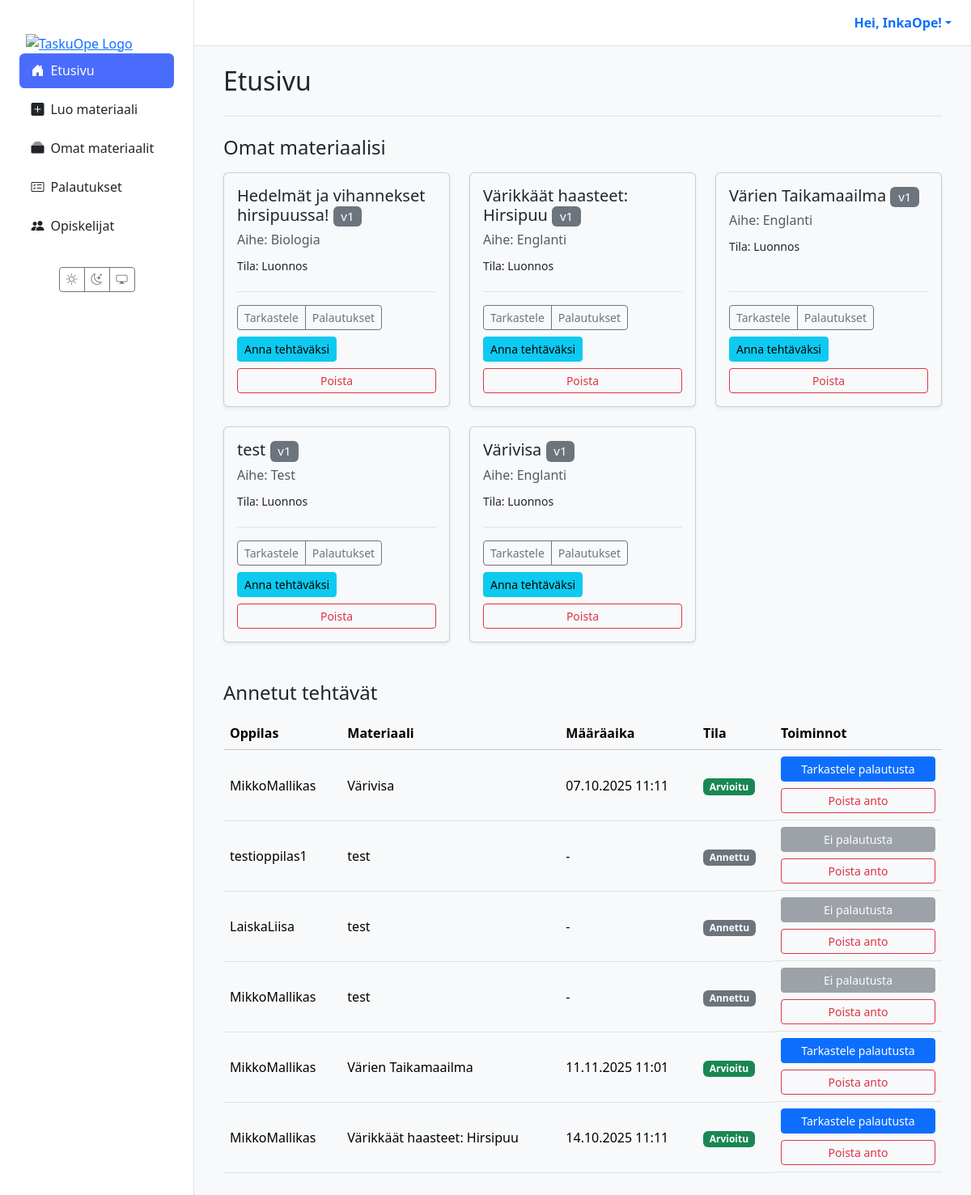
/ (signed in), run on the app's committed database.
### users/models.py (models this page shows)
class CustomUser(AbstractUser):
    class Role(models.TextChoices):
        TEACHER = 'TEACHER', 'Teacher'
        STUDENT = 'STUDENT', 'Student'
    role = models.CharField(max_length=50, choices=Role.choices, default=Role.STUDENT)
    grade_class = models.PositiveSmallIntegerField(
        verbose_name="Luokka-aste",
        null=True,  # Salli tyhjä arvo (esim. opettajat)
        blank=True, # Ei pakollinen lomakkeissa
        choices=[(i, f"{i}. luokka") for i in range(1, 10)] # Valinnat 1-9
    )

### materials/models.py (models this page shows, shortened)
class Material(models.Model):
    class MaterialType(models.TextChoices):
        TASK = 'tehtävä', _('Tehtävä')
        LEARNING_MATERIAL = 'oppimateriaali', _('Oppimateriaali')
        TEST = 'testi', _('Testi')
        EXAM = 'koe', _('Koe')
        VIDEO = 'video', _('Video')
        GAME = 'peli', _('Peli')
    class Status(models.TextChoices):
        DRAFT = 'DRAFT', _('Luonnos')
        PENDING_APPROVAL = 'PENDING', _('Odottaa hyväksyntää')
        APPROVED = 'APPROVED', _('Hyväksytty')
        REJECTED = 'REJECTED', _('Hylätty')
    GRADE_CHOICES = [(str(i), f"{i}. luokka") for i in range(1, 7)]
    id = models.UUIDField(primary_key=True, default=uuid.uuid4, editable=False)
    title = models.CharField(max_length=255, verbose_name=_("Otsikko"))
    content = models.TextField(
        verbose_name=_("Sisältö"),
        help_text=_("Raakasisältö, esim. AI:n tuottama teksti.")
    )
    structured_content = models.JSONField(
        null=True,
        blank=True,
        verbose_name=_("Jäsennelty sisältö"),
        help_text=_("Esim. monivalinnat tai tehtävän rakenne JSON-muodossa.")
    )
    material_type = models.CharField(
        max_length=50,
        choices=MaterialType.choices,
        default=MaterialType.TASK,
        verbose_name=_("Materiaalin tyyppi"),
    )
    subject = models.CharField(max_length=100, null=True, blank=True, verbose_name=_("Aine"))
    grade_level = models.CharField(
        max_length=20,
        choices=GRADE_CHOICES,
        null=True,
        blank=True,
        verbose_name=_("Luokka-aste"),
    )
    audience = models.JSONField(
        null=True,
        blank=True,
        verbose_name=_("Kohderyhmä"),
        help_text=_("Esim. {'learning_styles': ['visuaalinen'], 'languages': ['fi']}")
    )
    author = models.ForeignKey(
        settings.AUTH_USER_MODEL,
        related_name='authored_materials',
        on_delete=models.CASCADE,
        limit_choices_to={'role': 'TEACHER'},
        verbose_name=_("Tekijä (opettaja)"),
    )
    prompt = models.ForeignKey(
        Prompt,
        on_delete=models.SET_NULL,
        null=True,
        blank=True,
        verbose_name=_("Kehoite"),
    )
    status = models.CharField(
        max_length=50,
        choices=Status.choices,
        default=Status.DRAFT,
        verbose_name=_("Tila"),
    )
    version = models.IntegerField(default=1, verbose_name=_("Versio"))
    parent = models.ForeignKey(
        'self',
        on_delete=models.SET_NULL,
        null=True,
        blank=True,
        related_name='versions',
        verbose_name=_("Edellinen versio"),
    )
    created_at = models.DateTimeField(auto_now_add=True, verbose_name=_("Luotu"))
    updated_at = models.DateTimeField(auto_now=True, verbose_name=_("Päivitetty"))
    class Meta:
        verbose_name = _("Materiaali")
        verbose_name_plural = _("Materiaalit")

class Assignment(models.Model):
    class Status(models.TextChoices):
        ASSIGNED = "ASSIGNED", _("Annettu")
        IN_PROGRESS = "IN_PROGRESS", _("Kesken")
        SUBMITTED = "SUBMITTED", _("Palautettu")
        GRADED = "GRADED", _("Arvioitu")
    id = models.UUIDField(primary_key=True, default=uuid.uuid4, editable=False)
    material = models.ForeignKey(Material, on_delete=models.CASCADE, verbose_name=_("Materiaali"))
    student = models.ForeignKey(
        settings.AUTH_USER_MODEL,
        related_name='assignments',
        on_delete=models.CASCADE,
        limit_choices_to={'role': 'STUDENT'},
        verbose_name=_("Oppilas"),
    )
    assigned_by = models.ForeignKey(
        settings.AUTH_USER_MODEL,
        related_name='assigned_tasks',
        on_delete=models.CASCADE,
        limit_choices_to={'role': 'TEACHER'},
        verbose_name=_("Antanut opettaja"),
    )
    due_at = models.DateTimeField(null=True, blank=True, verbose_name=_("Määräaika"))
    status = models.CharField(max_length=20, choices=Status.choices, default=Status.ASSIGNED, verbose_name=_("Tila"))
    draft_response = models.TextField(blank=True, null=True, verbose_name=_("Luonnosvastaus"))
    created_at = models.DateTimeField(auto_now_add=True, verbose_name=_("Luotu"))
    class Meta:
        constraints = [
            models.UniqueConstraint(fields=['material', 'student'], name='unique_assignment_per_student'),
        ]
        indexes = [
            models.Index(fields=['status']),
            models.Index(fields=['due_at']),
            models.Index(fields=['student']),
            models.Index(fields=['assigned_by']),
        ]
        verbose_name = _("Tehtävänanto")
        verbose_name_plural = _("Tehtävänannot")

### materials/views.py (the view, shortened to what this page needs)
# urls.py: path("", views.dashboard_view, name='dashboard'),
@login_required(login_url='kirjaudu')
def dashboard_view(request):
    user = request.user
    if user.role == 'TEACHER':
        materials = Material.objects.filter(author=user)
        assignments = (
            Assignment.objects
            .filter(assigned_by=user)
            .select_related('material', 'student')
            .order_by('-created_at')
        )
        context = {'materials': materials, 'assignments': assignments}
        return render(request, 'dashboard/teacher.html', context)
    return redirect('kirjaudu')

### templates/dashboard/teacher.html (shortened to what this page needs)
{% extends 'partials/base.html' %}
{% load static %}
{% block content %}
<div class="container-fluid">
  <div class="mb-4 border-bottom pb-3">
    <h1 class="h2">Etusivu</h1>
  </div>
  <section class="materials-list mb-5">
    <h2 class="h4 mb-3">Omat materiaalisi</h2>
    <div class="row row-cols-1 row-cols-md-2 row-cols-xl-3 g-4">
      {% for m in materials %}
      <div class="col">
        <div class="card h-100 shadow-sm">
          <div class="card-body d-flex flex-column">
            <h5 class="card-title">
              {{ m.title }} <span class="badge bg-secondary fw-normal">v{{ m.version }}</span>
            </h5>
            <p class="card-subtitle mb-2 text-muted">Aihe: {{ m.subject|default:'Ei määritelty' }}</p>
            <p class="card-text"><small>Tila: {{ m.get_status_display }}</small></p>
            <div class="mt-auto pt-3 border-top">
              <div class="d-flex justify-content-between align-items-center flex-wrap gap-2">
                <div class="btn-group">
                  <a class="btn btn-sm btn-outline-secondary" href="{% url 'material_detail' material_id=m.id %}">Tarkastele</a>
                  <a class="btn btn-sm btn-outline-secondary" href="{% url 'view_submissions' material_id=m.id %}">Palautukset</a>
                </div>
                <a class="btn btn-sm btn-info" href="{% url 'assign_material' material_id=m.id %}">Anna tehtäväksi</a>
              </div>
              <div class="d-grid mt-2">
                <button type="button"
                        class="btn btn-sm btn-outline-danger"
                        data-bs-toggle="modal"
                        data-bs-target="#confirmDeleteModal"
                        data-title="{{ m.title }}"
                        data-action="{% url 'delete_material' material_id=m.id %}">
                  Poista
                </button>
              </div>
            </div>
          </div>
        </div>
      </div>
      {% endfor %}
    </div>
  </section>
  <section class="assignments-list" id="annetut-tehtavat">
    <h2 class="h4 mb-3">Annetut tehtävät</h2>
    <table class="table table-hover align-middle tasks">
      <thead class="table-light">
        <tr>
          <th scope="col">Oppilas</th>
          <th scope="col">Materiaali</th>
          <th scope="col">Määräaika</th>
          <th scope="col">Tila</th>
          <th scope="col">Toiminnot</th>
        </tr>
      </thead>
      <tbody>
        {% for assignment in assignments %}
        <tr>
          <td data-label="Oppilas">{{ assignment.student.get_full_name|default:assignment.student.username }}</td>
          <td data-label="Materiaali">{{ assignment.material.title }}</td>
          <td data-label="Määräaika">{{ assignment.due_at|date:"d.m.Y H:i"|default:"-" }}</td>
          <td data-label="Tila">
            <span class="badge
              {% if assignment.status == 'GRADED' %}bg-success
              {% elif assignment.status == 'SUBMITTED' %}bg-primary
              {% elif assignment.status == 'IN_PROGRESS' %}bg-warning text-dark
              {% else %}bg-secondary{% endif %}">
              {{ assignment.get_status_display }}
            </span>
          </td>
          <td data-label="Toiminnot" class="d-grid gap-2">
            {% with sub=assignment.submissions.last %}
              {% if sub %}
                <a class="btn btn-sm btn-primary" href="{% url 'grade_submission' submission_id=sub.id %}">
                  Tarkastele palautusta
                </a>
              {% else %}
                <button class="btn btn-sm btn-secondary" disabled>Ei palautusta</button>
              {% endif %}
            {% endwith %}
            <button type="button"
                    class="btn btn-sm btn-outline-danger"
                    data-bs-toggle="modal"
                    data-bs-target="#confirmUnassignModal"
                    data-title="{{ assignment.material.title }} – {{ assignment.student.get_full_name|default:assignment.student.username }}"
                    data-action="{% url 'unassign' assignment_id=assignment.id %}">
              Poista anto
            </button>
          </td>
        </tr>
        {% empty %}
        <tr>
          <td colspan="5" class="text-center">
            <div class="alert alert-secondary mb-0">Et ole vielä antanut yhtään tehtävää.</div>
          </td>
        </tr>
        {% endfor %}
      </tbody>
    </table>
  </section>
</div>
{% endblock %}

### templates/partials/base.html (shortened to what this page needs)
{% load static %}
<!DOCTYPE html>
<html lang="fi" data-bs-theme="light">
<head>
  <link href="https://cdn.jsdelivr.net/npm/bootstrap@5.3.2/dist/css/bootstrap.min.css" rel="stylesheet">
  <link rel="stylesheet" href="https://cdn.jsdelivr.net/npm/bootstrap-icons@1.11.3/font/bootstrap-icons.min.css">
  <link rel="stylesheet" href="{% static 'css/style.css' %}">
</head>
<body>
  <div class="main-layout-container">
    <aside class="sidebar d-none d-lg-flex flex-column">
      <div class="flex-column w-100">
        <a href="{% url 'dashboard' %}" class="px-3 pt-3 d-block"><img src="{% static 'images/logo1.png' %}" alt="TaskuOpe Logo" class="img-fluid"></a>
        {% with nm=request.resolver_match.url_name %}
        <nav class="nav nav-pills flex-column mb-4 px-2">
          <a href="{% url 'dashboard' %}" class="nav-link {% if nm == 'dashboard' %}active{% endif %}"><i class="bi bi-house-door-fill me-2"></i>Etusivu</a>
          {% if request.user.is_authenticated and request.user.role == 'STUDENT' %}
            <a href="{% url 'student_assignments' %}" class="nav-link {% if nm == 'student_assignments' %}active{% endif %}"><i class="bi bi-list-check me-2"></i>Omat tehtävät</a>
            <a href="{% url 'student_games' %}" class="nav-link {% if nm == 'student_games' %}active{% endif %}"><i class="bi bi-controller me-2"></i>Pelit</a>
            <a href="{% url 'student_grades' %}" class="nav-link {% if nm == 'student_grades' %}active{% endif %}"><i class="bi bi-award me-2"></i>Palautukset & arvioinnit</a>
          {% elif request.user.is_authenticated and request.user.role == 'TEACHER' %}
            <a href="{% url 'create_material' %}" class="nav-link {% if nm == 'create_material' %}active{% endif %}"><i class="bi bi-plus-square-fill me-2"></i>Luo materiaali</a>
            <a href="{% url 'material_list' %}" class="nav-link {% if nm == 'material_list' %}active{% endif %}"><i class="bi bi-collection-fill me-2"></i>Omat materiaalit</a>
            <a href="{% url 'view_all_submissions' %}" class="nav-link {% if nm == 'view_all_submissions' %}active{% endif %}"><i class="bi bi-card-checklist me-2"></i>Palautukset</a>
            <a href="{% url 'teacher_student_list' %}" class="nav-link {% if nm == 'teacher_student_list' %}active{% endif %}"><i class="bi bi-people-fill me-2"></i>Opiskelijat</a>
          {% endif %}
        </nav>
        {% endwith %}
        <div class="mt-auto text-center pb-3">
          <div class="btn-group"><button id="theme-light" class="btn btn-outline-secondary btn-sm"><i class="bi bi-sun"></i></button><button id="theme-dark" class="btn btn-outline-secondary btn-sm"><i class="bi bi-moon-stars"></i></button><button id="theme-system" class="btn btn-outline-secondary btn-sm"><i class="bi bi-display"></i></button></div>
        </div>
      </div>
    </aside>
    <div class="main-content-wrapper">
      <header class="main-header d-none d-lg-flex justify-content-end align-items-center px-4 py-3">
        <div class="dropdown">
          <a href="#" class="d-flex align-items-center text-decoration-none dropdown-toggle" data-bs-toggle="dropdown">
            <strong>Hei, {{ user.get_full_name|default:user.username }}!</strong>
          </a>
        </div>
      </header>
      <main class="page-content">
        {% block content %}{% endblock %}
      </main>
    </div>
  </div>
</body>
</html>

### TaskuOpe/static/css/style.css (style rules this page uses)
:root { --sidebar-width: 240px; }
[data-bs-theme="light"] { --bg-color: #f8f9fa; --card-bg-color: #ffffff; --text-color: #212529; --border-color: #dee2e6; --bs-body-bg: var(--bg-color); --bs-body-color: var(--text-color); --bs-border-color: var(--border-color); --bs-card-bg: var(--card-bg-color); }
html, body { height: 100%; overflow: hidden; }
.main-layout-container { display: flex; flex-direction: row; height: 100%; width: 100%; background-color: var(--bs-body-bg); }
.sidebar { width: var(--sidebar-width); flex-shrink: 0; height: 100vh; overflow-y: auto; background-color: var(--card-bg-color); border-right: 1px solid var(--border-color); padding: 1.5rem 1rem; }
.main-content-wrapper { flex-grow: 1; display: flex; flex-direction: column; height: 100vh; overflow: hidden; }
.main-header { flex-shrink: 0; background-color: var(--card-bg-color); border-bottom: 1px solid var(--border-color); padding: 0.75rem 1.5rem; }
.page-content { flex-grow: 1; overflow-y: auto; padding: 1.5rem; }
.sidebar .nav-link { color: var(--text-color); font-weight: 500; padding: 0.6rem 0.9rem; border-radius: 0.4rem; margin-bottom: 0.3rem; transition: background 0.2s; }
.sidebar .nav-link.active { background-color: #4a6cfd; color: #fff; }
.card-body, #markdown-preview { display: flow-root; }
#markdown-preview h1, .card-body h1, #markdown-preview h2, .card-body h2, #markdown-preview h3, .card-body h3, #markdown-preview h4, .card-body h4, #markdown-preview p, .card-body p, #markdown-preview ul, .card-body ul, #markdown-preview ol, .card-body ol, #markdown-preview blockquote, .card-body blockquote { margin-bottom: 1.25rem; }
:root { --taskuope-font-sans: system-ui, -apple-system, "Segoe UI", Roboto, "Helvetica Neue", Arial, sans-serif; }

### data on the page
CustomUser: get_full_name "InkaOpe"
Material: title "Hedelmät ja vihannekset hirsipuussa!", version "1", subject "Biologia", status "Luonnos"
Material: title "Värikkäät haasteet: Hirsipuu", version "1", subject "Englanti", status "Luonnos"
Material: title "Värien Taikamaailma", version "1", subject "Englanti", status "Luonnos"
Material: title "test", version "1", subject "Test", status "Luonnos"
Material: title "Värivisa", version "1", subject "Englanti", status "Luonnos"
Assignment: student.get_full_name "MikkoMallikas", material "Värivisa", due_at "07.10.2025 11:11", status "Arvioitu", shows "Tarkastele palautusta"
Assignment: student.get_full_name "testioppilas1", material "test", due_at "-", status "Annettu", shows "Ei palautusta"
Assignment: student.get_full_name "LaiskaLiisa", material "test", due_at "-", status "Annettu", shows "Ei palautusta"
Assignment: student.get_full_name "MikkoMallikas", material "test", due_at "-", status "Annettu", shows "Ei palautusta"
Assignment: student.get_full_name "MikkoMallikas", material "Värien Taikamaailma", due_at "11.11.2025 11:01", status "Arvioitu", shows "Tarkastele palautusta"
Assignment: student.get_full_name "MikkoMallikas", material "Värikkäät haasteet: Hirsipuu", due_at "14.10.2025 11:11", status "Arvioitu", shows "Tarkastele palautusta"
